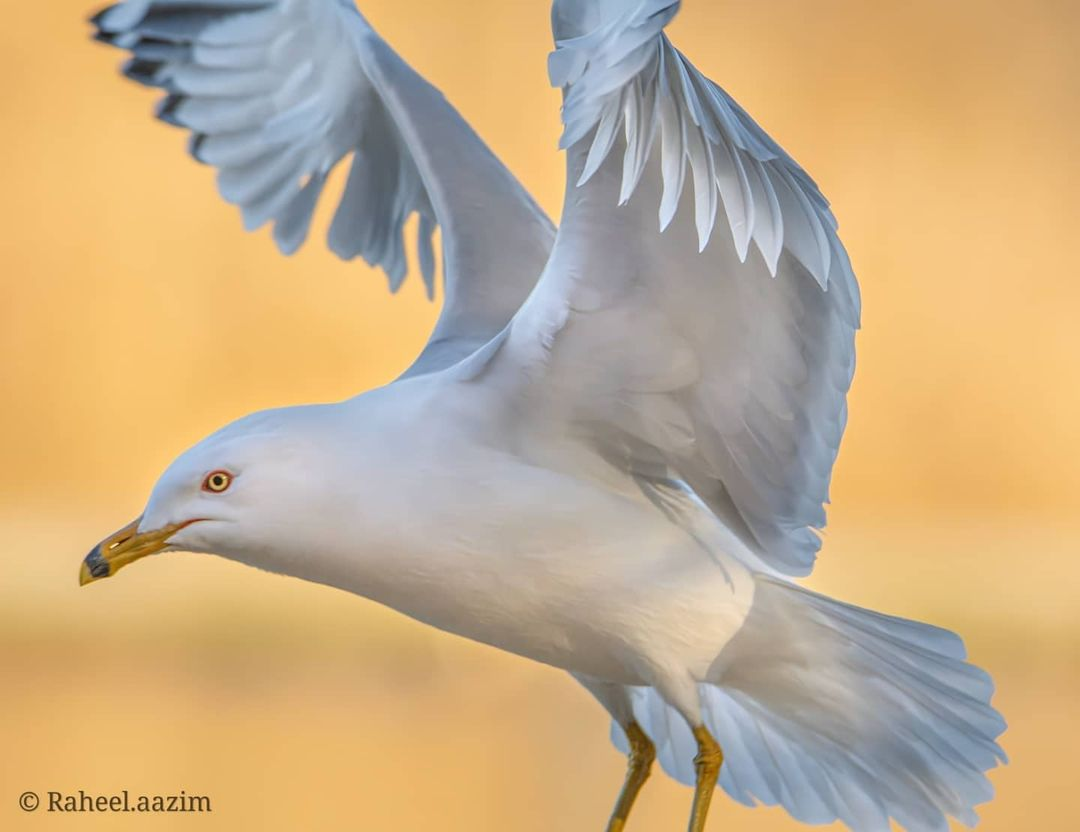
//> input picture OpenCV/CMake_Work/DisplayImage/Raheel_Azim_Insta.jpg, 1080 x 832 px
$ ./Sim_Trans ../DisplayImage/Raheel_Azim_Insta.jpg   (built with g++ and OpenCV 4)
//> lines starting //> are read from the running program, lines starting //| are printed output that depends on the picture

// Reference: https://docs.opencv.org/3.4/dc/dd3/tutorial_gausian_median_blur_bilateral_filter.html

#include <iostream>
#include "opencv2/imgproc.hpp"
#include "opencv2/imgcodecs.hpp"
#include "opencv2/highgui.hpp"
using namespace std;
using namespace cv;
int DELAY_CAPTION = 1500;
int DELAY_BLUR = 100;
int MAX_KERNEL_LENGTH = 31;
Mat src; Mat dst;
char window_name[] = "Smoothing Demo";
int display_caption( const char* caption );
int display_dst( int delay );
int main( int argc, char ** argv )
{
    namedWindow( window_name, WINDOW_AUTOSIZE );
    const char* filename = argc >=2 ? argv[1] : "lena.jpg";
    src = imread( samples::findFile( filename ), IMREAD_COLOR );
//> src is the input picture: 832 rows x 1080 cols, CV_8UC3; mean B, G, R 135.9, 172.8, 198.5
    if (src.empty())
    {
        printf(" Error opening image\n");
        printf(" Usage:\n %s [image_name-- default lena.jpg] \n", argv[0]);
        return EXIT_FAILURE;
    }
    if( display_caption( "Original Image" ) != 0 )
    {
        return 0;
    }
    dst = src.clone();
    if( display_dst( DELAY_CAPTION ) != 0 )
    {
        return 0;
    }
    if( display_caption( "Homogeneous Blur" ) != 0 )
    {
        return 0;
    }
    for ( int i = 1; i < MAX_KERNEL_LENGTH; i = i + 2 )
    {
        blur( src, dst, Size( i, i ), Point(-1,-1) );
        if( display_dst( DELAY_BLUR ) != 0 )
        {
            return 0;
        }
    }
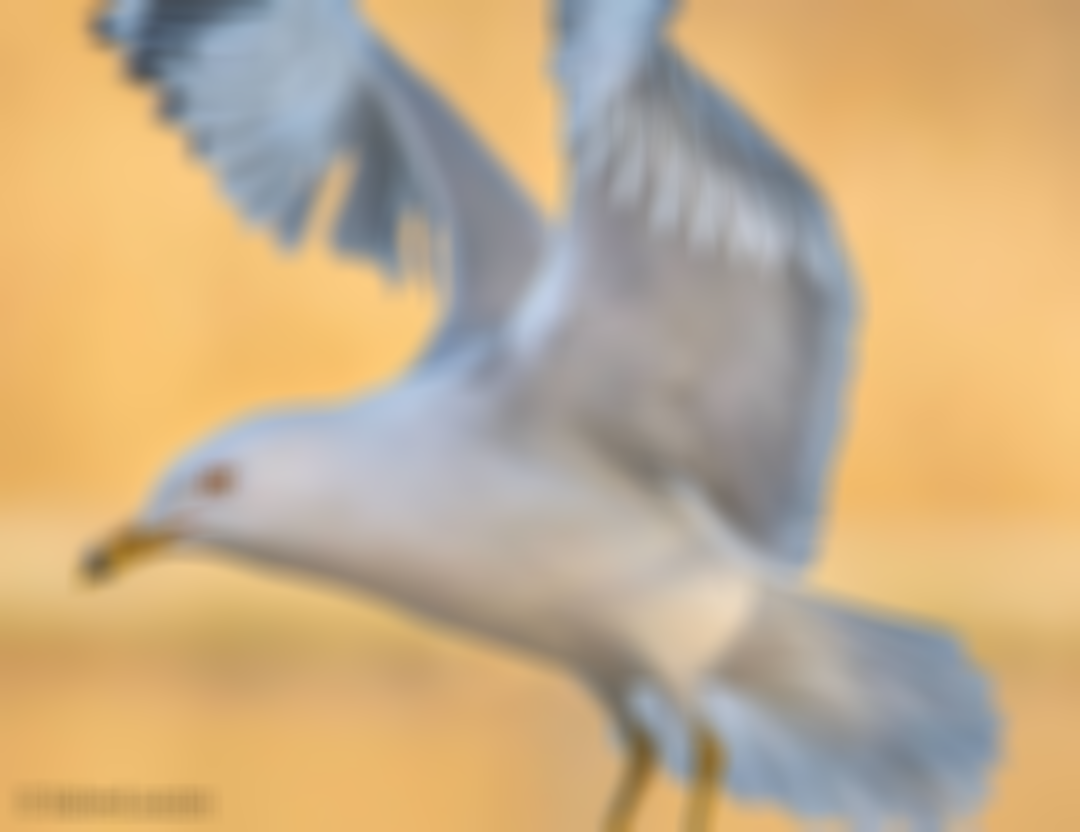
//> dst: 832 rows x 1080 cols, CV_8UC3; mean B, G, R 135.9, 172.8, 198.5
    if( display_caption( "Gaussian Blur" ) != 0 )
    {
        return 0;
    }
    for ( int i = 1; i < MAX_KERNEL_LENGTH; i = i + 2 )
    {
        GaussianBlur( src, dst, Size( i, i ), 0, 0 );
        if( display_dst( DELAY_BLUR ) != 0 )
        {
            return 0;
        }
    }
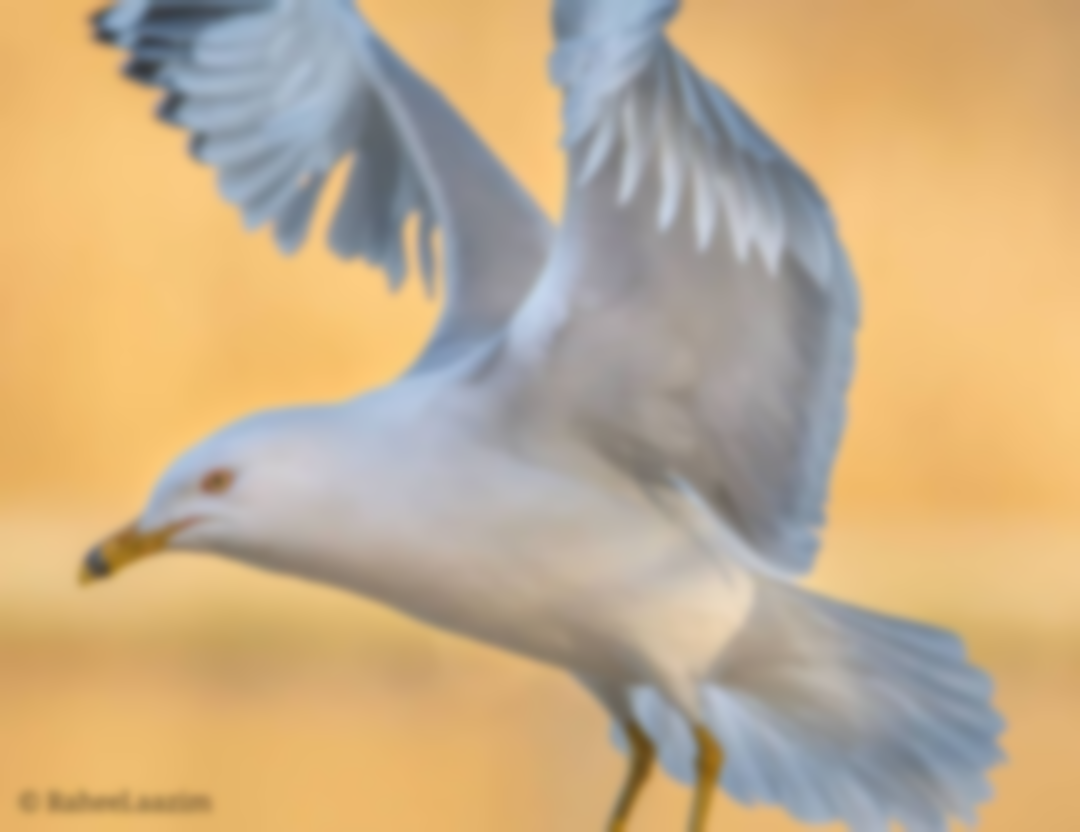
//> dst: 832 rows x 1080 cols, CV_8UC3; mean B, G, R 135.9, 172.8, 198.5
    if( display_caption( "Median Blur" ) != 0 )
    {
        return 0;
    }
    for ( int i = 1; i < MAX_KERNEL_LENGTH; i = i + 2 )
    {
        medianBlur ( src, dst, i );
        if( display_dst( DELAY_BLUR ) != 0 )
        {
            return 0;
        }
    }
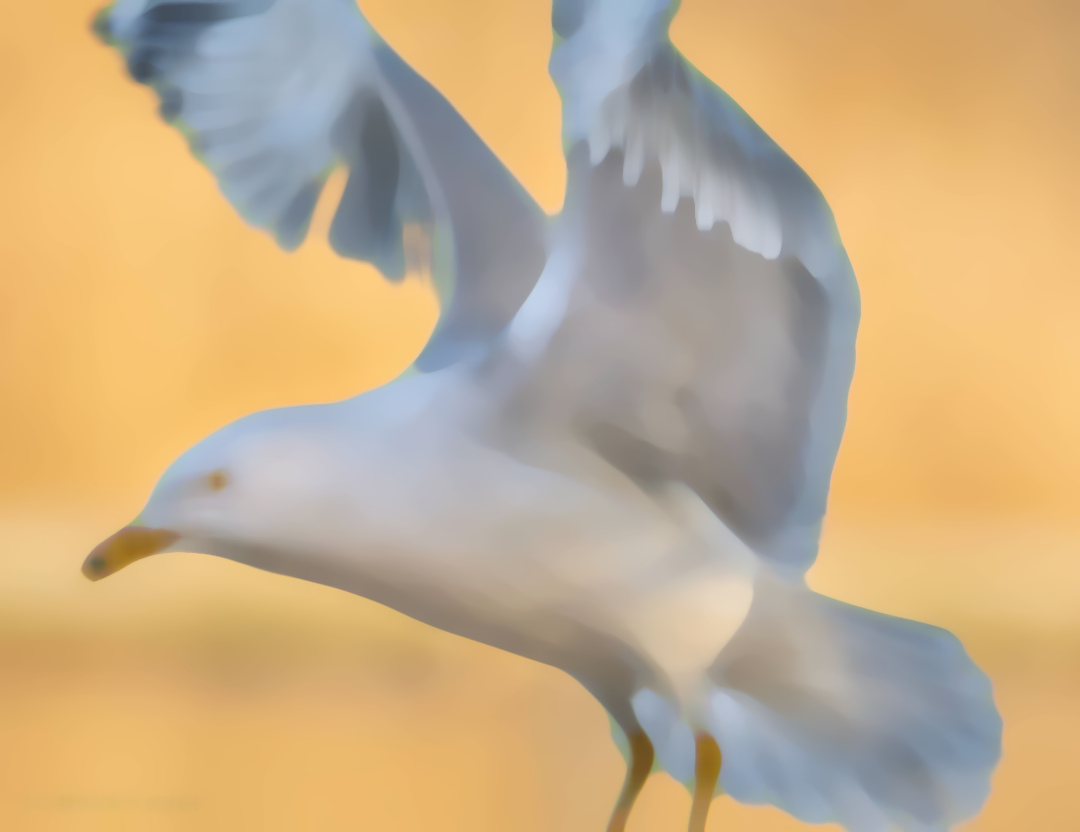
//> dst: 832 rows x 1080 cols, CV_8UC3; mean B, G, R 135.9, 173.3, 198.9
    if( display_caption( "Bilateral Blur" ) != 0 )
    {
        return 0;
    }
    for ( int i = 1; i < MAX_KERNEL_LENGTH; i = i + 2 )
    {
        bilateralFilter ( src, dst, i, i*2, i/2 );
        if( display_dst( DELAY_BLUR ) != 0 )
        {
            return 0;
        }
    }
    display_caption( "Done!" );
    return 0;
}
int display_caption( const char* caption )
{
    dst = Mat::zeros( src.size(), src.type() );
    putText( dst, caption,
             Point( src.cols/4, src.rows/2),
             FONT_HERSHEY_COMPLEX, 1, Scalar(255, 255, 255) );
    return display_dst(DELAY_CAPTION);
}
int display_dst( int delay )
{
    imshow( window_name, dst );
    int c = waitKey ( delay );
    if( c >= 0 ) { return -1; }
    return 0;
}
